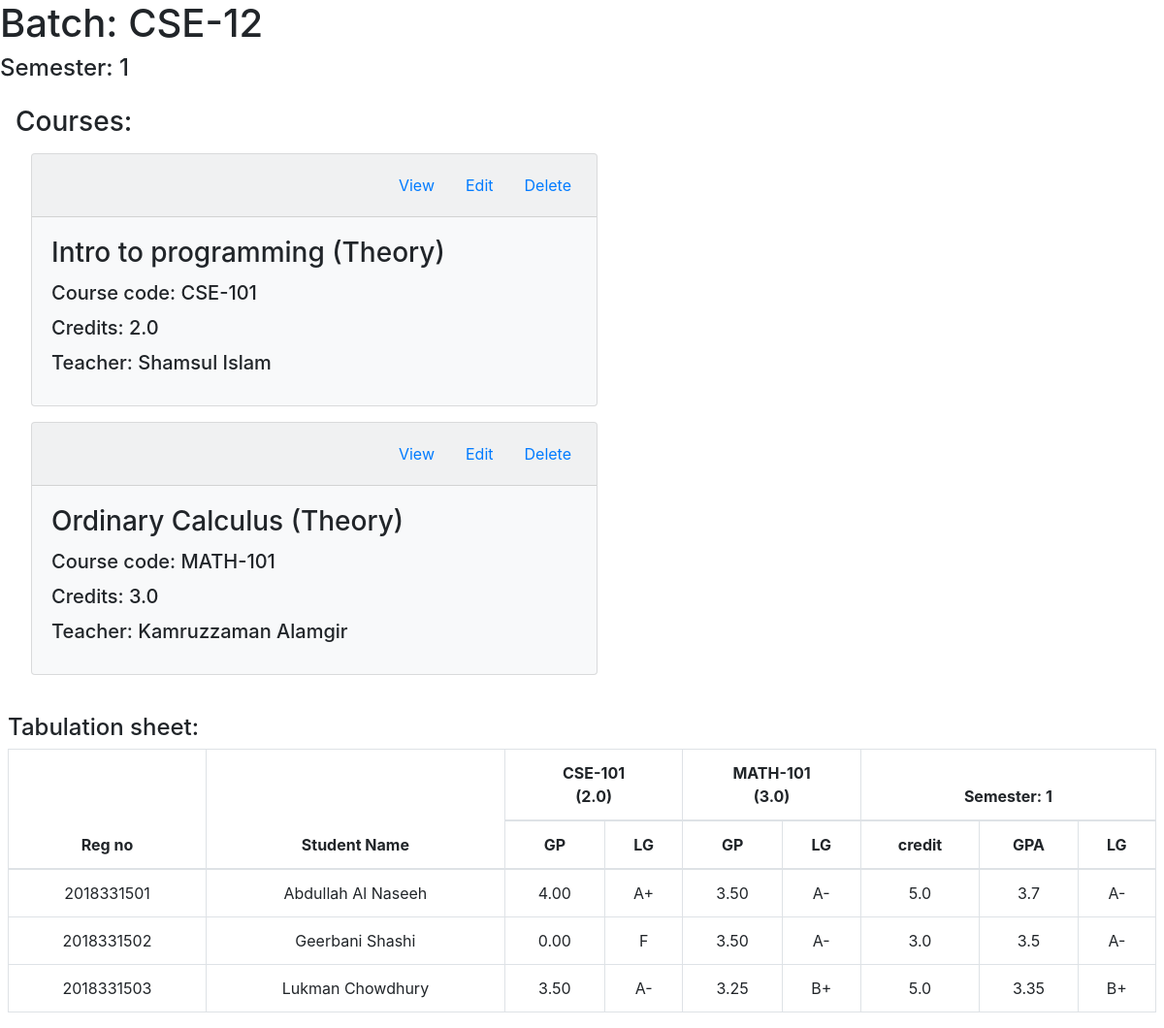
/main/semester_view/CSE-12/1, run on the app's committed database.
### main/models.py (models this page shows)
class Course(models.Model):
    id = models.AutoField
    batch_no = models.CharField(max_length=8, default="")
    semester_no = models.IntegerField(default=None)
    course_code = models.CharField(max_length=8, default="")
    course_title = models.CharField(max_length=60, default="")
    course_type =  models.CharField(max_length=10, default="")
    course_credits = models.FloatField(default=0)
    course_teacher = models.CharField(max_length=40, default="")

class Result(models.Model):
    id = models.AutoField
    reg_no = models.CharField(max_length=10, default="")
    batch_no = models.CharField(max_length=6, default="") # take session instead
    semester_no = models.IntegerField(default=None)
    course_results = models.CharField(max_length=1000, default="")
    current_semester_credits = models.FloatField(default=0)
    current_semester_total_point = models.FloatField(default=0)
    current_semester_GPA = models.FloatField(default=0)

class Student(models.Model):
    id = models.AutoField
    reg_no = models.CharField(max_length=10, default="")
    batch_no = models.CharField(max_length=6, default="")
    session = models.CharField(max_length=8, default="")
    name = models.CharField(max_length=60, default="")
    father_name = models.CharField(max_length=60, default="")
    mother_name = models.CharField(max_length=60, default="")
    address = models.CharField(max_length=100, default="")
    phone = models.CharField(max_length=11, default="")
    isResidential = models.BooleanField(default=False)
    isCR = models.BooleanField(default=False)
    average_cgpa = models.FloatField(default=0)
    remarks = models.CharField(max_length=500, default="")

### main/views.py (the view, shortened to what this page needs)
# urls.py: path('semester_view/<str:batch_no>/<int:semester_no>', views.semester_view, name="semester_view"),
def semester_view(request, batch_no, semester_no):
    courses = Course.objects.filter(batch_no=batch_no, semester_no=semester_no)
    students = Student.objects.filter(batch_no=batch_no)
    result_objects = Result.objects.filter(batch_no=batch_no, semester_no=semester_no)
    table_sheet = list()
    for result in result_objects:
        a_record = dict()
        a_record['reg_no'] = result.reg_no
        student = Student.objects.filter(batch_no=batch_no, reg_no=result.reg_no).first()
        a_record['name'] = student.name
        a_record['batch_no'] = result.batch_no
        a_record['semester_no'] = result.semester_no
        a_record['course_results'] = json.loads(result.course_results)
        a_record['current_semester_credits'] = result.current_semester_credits
        a_record['current_semester_GPA'] = result.current_semester_GPA
        GPA = result.current_semester_GPA
        if GPA == 4.00 : LG = "A+"
        elif GPA >= 3.75 : LG = "A"
        elif GPA >= 3.50 : LG = "A-"
        elif GPA >= 3.25 : LG = "B+"
        elif GPA >= 3.00 : LG = "B"
        elif GPA >= 2.75 : LG = "B-"
        elif GPA >= 2.50 : LG = "C+"
        elif GPA >= 2.25 : LG = "C"
        elif GPA >= 2.00 : LG = "C-"
        else: LG = "F"
        a_record['current_semester_LG'] = LG
        table_sheet.append(a_record)
    return render(request, 'main/semester_view.html', {'batch_no':batch_no, 'semester_no':semester_no, 'courses':courses, 'table_sheet':table_sheet})

### main/templates/main/semester_view.html (shortened to what this page needs)
{% extends 'main/base.html' %}
{% block body %}
<h1>Batch: {{batch_no}}</h1>
<h4>Semester: {{semester_no}}</h4>
<section class="course-list p-3">
    <h3>Courses: </h3>
    {% for course in courses %}
    <div class="card bg-light w-50 m-3">
        <div class="card-header">
            <ul class="nav nav-pills justify-content-end card-header-pills">
                <li class="nav-item">
                    <a class="nav-link" href="/main/course_view/{{batch_no}}/{{semester_no}}/{{course.course_type}}/{{course.course_code}}">View</a>
                </li>
                <li class="nav-item">
                    <a class="nav-link" href="#">Edit</a>
                </li>
                <li class="nav-item">
                    <a class="nav-link">Delete</a>
                </li>
            </ul>
        </div>
        <div class="card-body">
            <h3 class="card-title">{{course.course_title}} ({{course.course_type}})</h3>
            <h5 class="card-title">Course code: {{course.course_code}}</h5>
            <h5 class="card-title">Credits: {{course.course_credits}}</h5>
            <h5 class="card-title">Teacher: {{course.course_teacher}}</h5>
        </div>
    </div>
    {% endfor %}
</section>
<section class="m-2">
    <h4>Tabulation sheet:</h4>
    <table class="table table-bordered">
        <thead>
            <tr class="text-center">
                <th scope="col" rowspan="2">Reg no</th>
                <th scope="col" rowspan="2">Student Name</th>
                {% for course in courses %}
                    <th scope="col" colspan="2">{{course.course_code}} <br> ({{course.course_credits}})</th>
                {% endfor %}
                <th scope="col" colspan="3">Semester: {{semester_no}}</th>
            </tr>
            <tr class="text-center">
                {% for course in courses %}
                    <th>GP</th>
                    <th>LG</th>
                {% endfor %}
                <th>credit</th>
                <th>GPA</th>
                <th>LG</th>
            </tr>
        </thead>
        <tbody>
            {% for tb_sheet in table_sheet %}
                <tr class="text-center">
                    <td>{{tb_sheet.reg_no}}</td>
                    <td>{{tb_sheet.name}}</td>
                    {% for course, result in tb_sheet.course_results.items %}
                        <td>{{result.GP}}</td>
                        <td>{{result.LG}}</td>
                    {% endfor %}
                    <td>{{tb_sheet.current_semester_credits}}</td>
                    <td>{{tb_sheet.current_semester_GPA}}</td>
                    <td>{{tb_sheet.current_semester_LG}}</td>
                </tr>
            {% endfor %}
        </tbody>
      </table>
</section>
{% endblock %}

### data on the page
Course: course_title "Intro to programming", course_type "Theory", course_code "CSE-101", course_credits "2.0", course_teacher "Shamsul Islam"
Course: course_title "Ordinary Calculus", course_type "Theory", course_code "MATH-101", course_credits "3.0", course_teacher "Kamruzzaman Alamgir"
Result: reg_no "2018331501", current_semester_credits "5.0", current_semester_GPA "3.7"
Student: name "Abdullah Al Naseeh"
Result: reg_no "2018331502", current_semester_credits "3.0", current_semester_GPA "3.5"
Student: name "Geerbani Shashi"
Result: reg_no "2018331503", current_semester_credits "5.0", current_semester_GPA "3.35"
Student: name "Lukman Chowdhury"

### other printed values
{{ batch_no }} "CSE-12"
{{ semester_no }} "1"
{{ result.GP }} "4.00" "3.50" "0.00" "3.50" "3.50" "3.25"
{{ result.LG }} "A+" "A-" "F" "A-" "A-" "B+"
{{ tb_sheet.current_semester_LG }} "A-" "A-" "B+"
